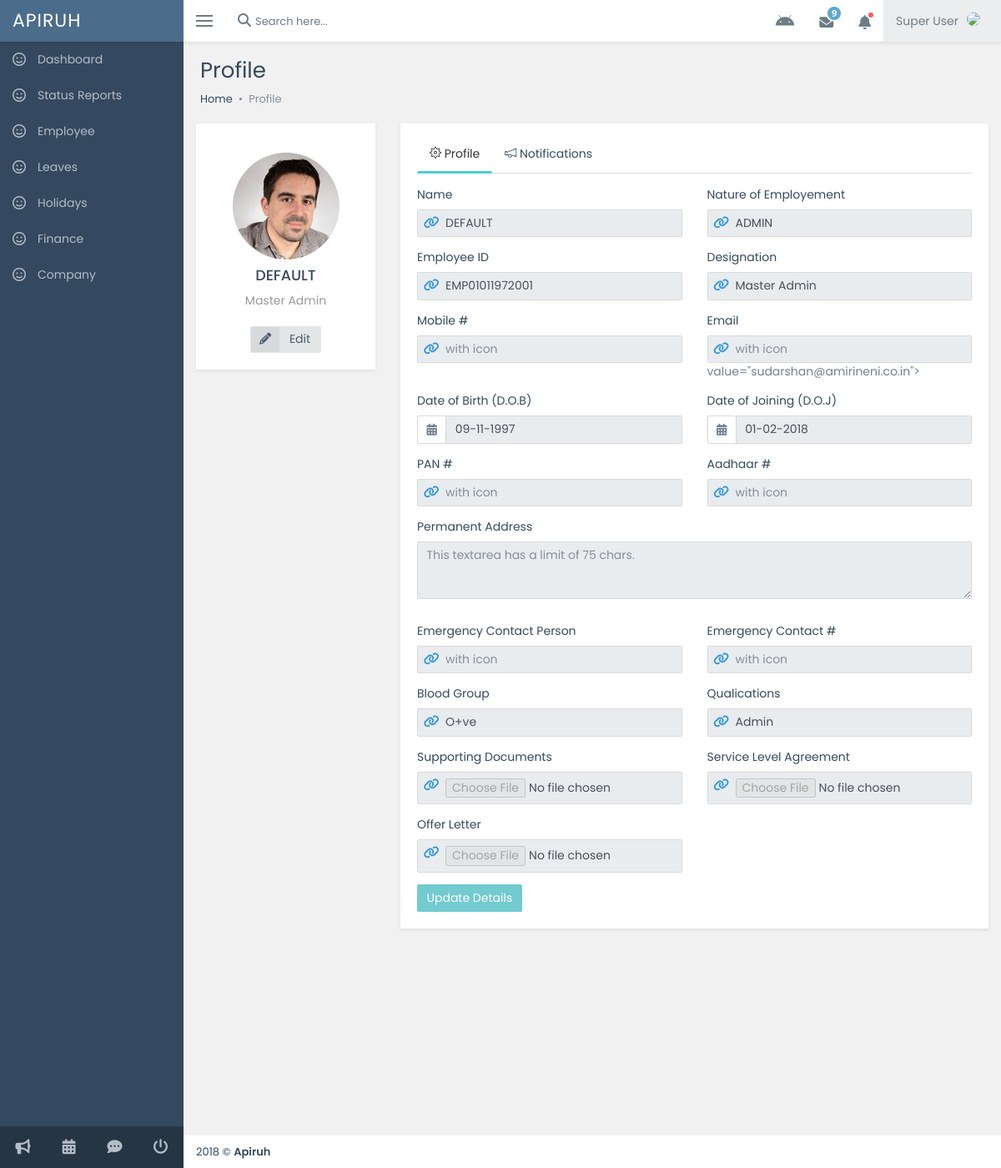
/admin_1/html/admin/employee_profile?id=EMP01011972001, run on the app's committed database.
### tables this page shows
CREATE TABLE `employee` (
  `emp_id` varchar(15) DEFAULT NULL,
  `name` varchar(500) DEFAULT NULL,
  `nat_emp` varchar(100) DEFAULT NULL,
  `personal_no` varchar(50) DEFAULT NULL,
  `email` varchar(256) NOT NULL,
  `dob` varchar(50) DEFAULT NULL,
  `doj` varchar(50) DEFAULT NULL,
  `design` varchar(200) DEFAULT NULL,
  `pan_no` varchar(10) DEFAULT NULL,
  `aadhar_no` varchar(20) DEFAULT NULL,
  `perm_addr` varchar(5000) DEFAULT NULL,
  `contct_det` varchar(100) DEFAULT NULL,
  `emr_cntct_per` varchar(200) DEFAULT NULL,
  `emr_cntct_no` varchar(100) DEFAULT NULL,
  `blood_grp` varchar(100) DEFAULT NULL,
  `qualifications` varchar(500) DEFAULT NULL,
  `supprt_docs` varchar(1000) DEFAULT NULL,
  `serv_agr` varchar(500) DEFAULT NULL,
  `offr_letter` varchar(500) DEFAULT NULL,
  `emp_pic` text NOT NULL
);

### admin_1/html/admin/functions.php (called while the page is built, shortened)
<?php
require_once('config.php');
function get_emp_data($id){
	global $connection;
	try {
		$stmt = $connection->prepare("SELECT * FROM `employee` WHERE emp_id = :id");
		$stmt->bindParam("id", $id,PDO::PARAM_STR) ;
		$stmt->execute();
		$data = $stmt->fetchAll(PDO::FETCH_OBJ);
		return ($data);
	} catch (PDOException $e) {
		echo '{"error": {"text":'. $e->getMessage() .'}}';
	}
}
?>

### admin_1/html/admin/employee_profile.php (the view, shortened to what this page needs)
<!DOCTYPE html>
<html>
  <?php
      require_once('../includes/header.php');
      require_once('functions.php');
      $emp_id = $_GET['id'];
      $data = get_emp_data($emp_id);
  ?>
  <link href="../../../vendors/dataTables/datatables.min.css" rel="stylesheet"/>
  <body class="fixed-navbar">
    <div class="page-wrapper">
     <?php require_once('../includes/nav_bar.php'); ?>
      <div class="wrapper content-wrapper">
         <div class="page-heading">
          <h1 class="page-title">Profile</h1>
          <ol class="breadcrumb">
            <li class="breadcrumb-item"><a href="index.html">Home</a></li>
            <li class="breadcrumb-item active">Profile</li>
          </ol>
        </div>
        <div class="page-content fade-in-up">
          <div class="row">
            <div class="col-lg-3 col-md-4">
              <div class="ibox">
                <div class="ibox-body text-center">
                  <div class="m-t-20"><img class="img-circle" src="../assets/img/users/u3.jpg"/>
                  </div>
                  <h5 class="font-strong m-b-10 m-t-10"><?php foreach($data as $key){echo $key->name;} ?></h5>
                  <div class="m-b-20 text-muted"><?php foreach ($data as $key){echo $key->design;} ?></div>
                  <button class="btn btn-default labeled" id="edit_profile"><span class="btn-label"><i class="fa fa-pencil"></i></span>Edit</button>
                </div>
              </div>
            </div>
            <div class="col-lg-9 col-md-8">
              <div class="ibox">
                <div class="ibox-body">
                  <ul class="nav nav-tabs tabs-line">
                    <li class="nav-item"><a class="nav-link active" href="#tab-1" data-toggle="tab"><i class="ti-settings"></i> Profile</a></li>
                    <li class="nav-item"><a class="nav-link" href="#tab-2" data-toggle="tab"><i class="ti-announcement"></i> Notifications</a></li>
                  </ul>
                  <div class="tab-content">
                    <div class="tab-pane fade show active" id="tab-1">
                      <form action="update_emp_details.php" method="POST" id="update_form" enctype="multipart/form-data">
                        <div class="row">
                          <div class="col-sm-6 form-group">
                            <label>Name</label>
                            <div class="input-group-icon">
                              <div class="input-icon"><i class="fa fa-link text-primary font-15"></i></div>
                              <input class="form-control" type="text" placeholder="Name" name="name" value="<?php foreach ($data as $key){echo $key->name;} ?>">
                            </div>
                          </div>
                          <div class="col-sm-6 form-group">
                            <label>Nature of Employement</label>
                            <div class="input-group-icon">
                              <div class="input-icon"><i class="fa fa-link text-primary font-15"></i></div>
                              <input class="form-control" type="text" placeholder="with icon" name="nature_of_employment" value="<?php foreach ($data as $key){echo $key->nat_emp;} ?>">
                            </div>
                          </div>
                          <div class="col-sm-6 form-group">
                            <label>Employee ID</label>
                            <div class="input-group-icon">
                              <div class="input-icon"><i class="fa fa-link text-primary font-15"></i></div>
                              <input class="form-control" type="text" placeholder="Name" name="emp_id" value="<?php foreach ($data as $key){echo $key->emp_id;} ?>">
                            </div>
                          </div>
                          <div class="col-sm-6 form-group">
                            <label>Designation</label>
                            <div class="input-group-icon">
                              <div class="input-icon"><i class="fa fa-link text-primary font-15"></i></div>
                              <input class="form-control" type="text" placeholder="with icon" name="designation" value="<?php foreach ($data as $key){echo $key->design;} ?>">
                            </div>
                          </div>
                          <div class="col-sm-6 form-group">
                            <label>Mobile #</label>
                            <div class="input-group-icon">
                              <div class="input-icon"><i class="fa fa-link text-primary font-15"></i></div>
                              <input class="form-control" type="text" placeholder="with icon" name="mobile_num" value="<?php foreach ($data as $key){echo $key->personal_no;} ?>">
                            </div>
                          </div>
                          <div class="col-sm-6 form-group">
                            <label>Email</label>
                            <div class="input-group-icon">
                              <div class="input-icon"><i class="fa fa-link text-primary font-15"></i></div>
                              <input class="form-control" type="text" placeholder="with icon" name="email"> value="<?php foreach ($data as $key){echo $key->email;} ?>">
                            </div>
                          </div>
                          <div class="col-sm-6 form-group" id="date_1">
                            <label>Date of Birth (D.O.B)</label>
                            <div class="input-group date form_datetime"><span class="input-group-addon bg-white"><i class="fa fa-calendar"></i></span>
                              <input class="form-control" name="dob" value="<?php foreach ($data as $key){echo $key->dob;} ?>">
                            </div>
                          </div>
                          <div class="col-sm-6 form-group" id="date_1">
                            <label>Date of Joining (D.O.J)</label>
                            <div class="input-group date form_datetime"><span class="input-group-addon bg-white"><i class="fa fa-calendar"></i></span>
                              <input class="form-control" name="doj" value="<?php foreach ($data as $key){echo $key->doj;} ?>">
                            </div>
                          </div>
                          <div class="col-sm-6 form-group">
                            <label>PAN #</label>
                            <div class="input-group-icon">
                              <div class="input-icon"><i class="fa fa-link text-primary font-15"></i></div>
                              <input class="form-control" type="text" placeholder="with icon" name="pan" value="<?php foreach ($data as $key){echo $key->pan_no;} ?>">
                            </div>
                          </div>
                          <div class="col-sm-6 form-group">
                            <label>Aadhaar # </label>
                            <div class="input-group-icon">
                              <div class="input-icon"><i class="fa fa-link text-primary font-15"></i></div>
                              <input class="form-control" type="text" placeholder="with icon" name="aadhar" value="<?php foreach ($data as $key){echo $key->aadhar_no;} ?>">
                            </div>
                          </div>
                          <div class="col-sm-12 form-group">
                            <label>Permanent Address</label>
                            <div class="form-group">
                              <textarea class="form-control" rows="3" maxlength="75" placeholder="This textarea has a limit of 75 chars." name="addr"><?php foreach ($data as $key){echo $key->perm_addr;} ?></textarea>
                            </div>
                          </div>
                          <div class="col-sm-6 form-group">
                            <label>Emergency Contact Person</label>
                            <div class="input-group-icon">
                              <div class="input-icon"><i class="fa fa-link text-primary font-15"></i></div>
                              <input class="form-control" type="text" placeholder="with icon" name="emer_contact_per" value="<?php foreach ($data as $key){echo $key->emr_cntct_per;} ?>">
                            </div>
                          </div>
                          <div class="col-sm-6 form-group">
                            <label>Emergency Contact # </label>
                            <div class="input-group-icon">
                              <div class="input-icon"><i class="fa fa-link text-primary font-15"></i></div>
                              <input class="form-control" type="text" placeholder="with icon" name="emer_contact" value="<?php foreach ($data as $key){echo $key->emr_cntct_no;} ?>">
                            </div>
                          </div>
                          <div class="col-sm-6 form-group">
                            <label>Blood Group</label>
                            <div class="input-group-icon">
                              <div class="input-icon"><i class="fa fa-link text-primary font-15"></i></div>
                              <input class="form-control" type="text" placeholder="with icon" name="blood" value="<?php foreach ($data as $key){echo $key->blood_grp;} ?>">
                            </div>
                          </div>
                          <div class="col-sm-6 form-group">
                            <label>Qualications</label>
                            <div class="input-group-icon">
                              <div class="input-icon"><i class="fa fa-link text-primary font-15"></i></div>
                              <input class="form-control" type="text" placeholder="with icon" name="qualifications" value="<?php foreach ($data as $key){echo $key->qualifications;} ?>">
                            </div>
                          </div>
                          <div class="col-sm-6 form-group">
                            <label>Supporting Documents</label>
                            <div class="input-group-icon">
                              <div class="input-icon"><i class="fa fa-link text-primary font-15"></i></div>
                              <input class="form-control" type="file" placeholder="with icon" name="docs">
                            </div>
                          </div>
                          <div class="col-sm-6 form-group">
                            <label>Service Level Agreement</label>
                            <div class="input-group-icon">
                              <div class="input-icon"><i class="fa fa-link text-primary font-15"></i></div>
                              <input class="form-control" type="file" placeholder="with icon" name="sla">
                            </div>
                          </div>
                          <div class="col-sm-6 form-group">
                            <label>Offer Letter</label>
                            <div class="input-group-icon">
                              <div class="input-icon"><i class="fa fa-link text-primary font-15"></i></div>
                              <input class="form-control" type="file" placeholder="with icon" name="offer_letter">
                            </div>
                          </div>
                        </div>
                      </form>
                      <button class="btn btn-info" id="submit_update">Update Details</button>
                    </div>
                  </div>
                </div>
              </div>
            </div>
          </div>
        </div>
                <?php require_once('../includes/footer.php'); ?>
      </div>
    </div>
  </body>
</html>

### data on the page
employee: name "DEFAULT", design "Master Admin", nature_of_employment "ADMIN", emp_id "EMP01011972001", designation "Master Admin", email "sudarshan@amirineni.co.in", dob "09-11-1997", doj "01-02-2018", blood "O+ve", qualifications "Admin"
